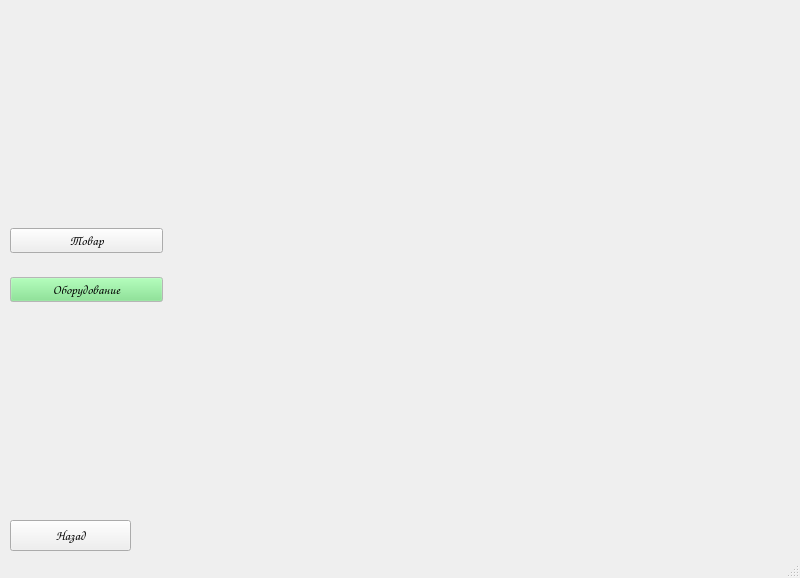
<?xml version="1.0" encoding="UTF-8"?>
<ui version="4.0">
 <class>MainWindow</class>
 <widget class="QMainWindow" name="MainWindow">
  <property name="geometry">
   <rect>
    <x>0</x>
    <y>0</y>
    <width>800</width>
    <height>578</height>
   </rect>
  </property>
  <property name="windowTitle">
   <string>MainWindow</string>
  </property>
  <widget class="QWidget" name="centralwidget">
   <widget class="QPushButton" name="back_btn">
    <property name="geometry">
     <rect>
      <x>10</x>
      <y>520</y>
      <width>121</width>
      <height>31</height>
     </rect>
    </property>
    <property name="font">
     <font>
      <family>Comic Sans MS</family>
      <pointsize>10</pointsize>
     </font>
    </property>
    <property name="text">
     <string>Назад</string>
    </property>
   </widget>
   <widget class="QWidget" name="horizontalLayoutWidget">
    <property name="geometry">
     <rect>
      <x>10</x>
      <y>10</y>
      <width>771</width>
      <height>511</height>
     </rect>
    </property>
    <layout class="QHBoxLayout" name="horizontalLayout" stretch="4,16">
     <item>
      <layout class="QVBoxLayout" name="verticalLayout">
       <property name="topMargin">
        <number>200</number>
       </property>
       <property name="bottomMargin">
        <number>200</number>
       </property>
       <item>
        <widget class="QPushButton" name="product_btn">
         <property name="font">
          <font>
           <family>Comic Sans MS</family>
           <pointsize>10</pointsize>
          </font>
         </property>
         <property name="text">
          <string>Товар</string>
         </property>
        </widget>
       </item>
       <item>
        <widget class="QPushButton" name="equipment_btn">
         <property name="palette">
          <palette>
           <active>
            <colorrole role="WindowText">
             <brush brushstyle="SolidPattern">
              <color alpha="255">
               <red>0</red>
               <green>0</green>
               <blue>0</blue>
              </color>
             </brush>
            </colorrole>
            <colorrole role="Button">
             <brush brushstyle="SolidPattern">
              <color alpha="255">
               <red>118</red>
               <green>227</green>
               <blue>131</blue>
              </color>
             </brush>
            </colorrole>
            <colorrole role="Light">
             <brush brushstyle="SolidPattern">
              <color alpha="255">
               <red>218</red>
               <green>255</green>
               <blue>222</blue>
              </color>
             </brush>
            </colorrole>
            <colorrole role="Midlight">
             <brush brushstyle="SolidPattern">
              <color alpha="255">
               <red>168</red>
               <green>241</green>
               <blue>176</blue>
              </color>
             </brush>
            </colorrole>
            <colorrole role="Dark">
             <brush brushstyle="SolidPattern">
              <color alpha="255">
               <red>59</red>
               <green>113</green>
               <blue>66</blue>
              </color>
             </brush>
            </colorrole>
            <colorrole role="Mid">
             <brush brushstyle="SolidPattern">
              <color alpha="255">
               <red>79</red>
               <green>151</green>
               <blue>87</blue>
              </color>
             </brush>
            </colorrole>
            <colorrole role="Text">
             <brush brushstyle="SolidPattern">
              <color alpha="255">
               <red>0</red>
               <green>0</green>
               <blue>0</blue>
              </color>
             </brush>
            </colorrole>
            <colorrole role="BrightText">
             <brush brushstyle="SolidPattern">
              <color alpha="255">
               <red>255</red>
               <green>255</green>
               <blue>255</blue>
              </color>
             </brush>
            </colorrole>
            <colorrole role="ButtonText">
             <brush brushstyle="SolidPattern">
              <color alpha="255">
               <red>0</red>
               <green>0</green>
               <blue>0</blue>
              </color>
             </brush>
            </colorrole>
            <colorrole role="Base">
             <brush brushstyle="SolidPattern">
              <color alpha="255">
               <red>255</red>
               <green>255</green>
               <blue>255</blue>
              </color>
             </brush>
            </colorrole>
            <colorrole role="Window">
             <brush brushstyle="SolidPattern">
              <color alpha="255">
               <red>255</red>
               <green>255</green>
               <blue>255</blue>
              </color>
             </brush>
            </colorrole>
            <colorrole role="Shadow">
             <brush brushstyle="SolidPattern">
              <color alpha="255">
               <red>0</red>
               <green>0</green>
               <blue>0</blue>
              </color>
             </brush>
            </colorrole>
            <colorrole role="AlternateBase">
             <brush brushstyle="SolidPattern">
              <color alpha="255">
               <red>186</red>
               <green>241</green>
               <blue>193</blue>
              </color>
             </brush>
            </colorrole>
            <colorrole role="ToolTipBase">
             <brush brushstyle="SolidPattern">
              <color alpha="255">
               <red>255</red>
               <green>255</green>
               <blue>220</blue>
              </color>
             </brush>
            </colorrole>
            <colorrole role="ToolTipText">
             <brush brushstyle="SolidPattern">
              <color alpha="255">
               <red>0</red>
               <green>0</green>
               <blue>0</blue>
              </color>
             </brush>
            </colorrole>
            <colorrole role="PlaceholderText">
             <brush brushstyle="SolidPattern">
              <color alpha="128">
               <red>0</red>
               <green>0</green>
               <blue>0</blue>
              </color>
             </brush>
            </colorrole>
           </active>
           <inactive>
            <colorrole role="WindowText">
             <brush brushstyle="SolidPattern">
              <color alpha="255">
               <red>0</red>
               <green>0</green>
               <blue>0</blue>
              </color>
             </brush>
            </colorrole>
            <colorrole role="Button">
             <brush brushstyle="SolidPattern">
              <color alpha="255">
               <red>118</red>
               <green>227</green>
               <blue>131</blue>
              </color>
             </brush>
            </colorrole>
            <colorrole role="Light">
             <brush brushstyle="SolidPattern">
              <color alpha="255">
               <red>218</red>
               <green>255</green>
               <blue>222</blue>
              </color>
             </brush>
            </colorrole>
            <colorrole role="Midlight">
             <brush brushstyle="SolidPattern">
              <color alpha="255">
               <red>168</red>
               <green>241</green>
               <blue>176</blue>
              </color>
             </brush>
            </colorrole>
            <colorrole role="Dark">
             <brush brushstyle="SolidPattern">
              <color alpha="255">
               <red>59</red>
               <green>113</green>
               <blue>66</blue>
              </color>
             </brush>
            </colorrole>
            <colorrole role="Mid">
             <brush brushstyle="SolidPattern">
              <color alpha="255">
               <red>79</red>
               <green>151</green>
               <blue>87</blue>
              </color>
             </brush>
            </colorrole>
            <colorrole role="Text">
             <brush brushstyle="SolidPattern">
              <color alpha="255">
               <red>0</red>
               <green>0</green>
               <blue>0</blue>
              </color>
             </brush>
            </colorrole>
            <colorrole role="BrightText">
             <brush brushstyle="SolidPattern">
              <color alpha="255">
               <red>255</red>
               <green>255</green>
               <blue>255</blue>
              </color>
             </brush>
            </colorrole>
            <colorrole role="ButtonText">
             <brush brushstyle="SolidPattern">
              <color alpha="255">
               <red>0</red>
               <green>0</green>
               <blue>0</blue>
              </color>
             </brush>
            </colorrole>
            <colorrole role="Base">
             <brush brushstyle="SolidPattern">
              <color alpha="255">
               <red>255</red>
               <green>255</green>
               <blue>255</blue>
              </color>
             </brush>
            </colorrole>
            <colorrole role="Window">
             <brush brushstyle="SolidPattern">
              <color alpha="255">
               <red>255</red>
               <green>255</green>
               <blue>255</blue>
              </color>
             </brush>
            </colorrole>
            <colorrole role="Shadow">
             <brush brushstyle="SolidPattern">
              <color alpha="255">
               <red>0</red>
               <green>0</green>
               <blue>0</blue>
              </color>
             </brush>
            </colorrole>
            <colorrole role="AlternateBase">
             <brush brushstyle="SolidPattern">
              <color alpha="255">
               <red>186</red>
               <green>241</green>
               <blue>193</blue>
              </color>
             </brush>
            </colorrole>
            <colorrole role="ToolTipBase">
             <brush brushstyle="SolidPattern">
              <color alpha="255">
               <red>255</red>
               <green>255</green>
               <blue>220</blue>
              </color>
             </brush>
            </colorrole>
            <colorrole role="ToolTipText">
             <brush brushstyle="SolidPattern">
              <color alpha="255">
               <red>0</red>
               <green>0</green>
               <blue>0</blue>
              </color>
             </brush>
            </colorrole>
            <colorrole role="PlaceholderText">
             <brush brushstyle="SolidPattern">
              <color alpha="128">
               <red>0</red>
               <green>0</green>
               <blue>0</blue>
              </color>
             </brush>
            </colorrole>
           </inactive>
           <disabled>
            <colorrole role="WindowText">
             <brush brushstyle="SolidPattern">
              <color alpha="255">
               <red>59</red>
               <green>113</green>
               <blue>66</blue>
              </color>
             </brush>
            </colorrole>
            <colorrole role="Button">
             <brush brushstyle="SolidPattern">
              <color alpha="255">
               <red>118</red>
               <green>227</green>
               <blue>131</blue>
              </color>
             </brush>
            </colorrole>
            <colorrole role="Light">
             <brush brushstyle="SolidPattern">
              <color alpha="255">
               <red>218</red>
               <green>255</green>
               <blue>222</blue>
              </color>
             </brush>
            </colorrole>
            <colorrole role="Midlight">
             <brush brushstyle="SolidPattern">
              <color alpha="255">
               <red>168</red>
               <green>241</green>
               <blue>176</blue>
              </color>
             </brush>
            </colorrole>
            <colorrole role="Dark">
             <brush brushstyle="SolidPattern">
              <color alpha="255">
               <red>59</red>
               <green>113</green>
               <blue>66</blue>
              </color>
             </brush>
            </colorrole>
            <colorrole role="Mid">
             <brush brushstyle="SolidPattern">
              <color alpha="255">
               <red>79</red>
               <green>151</green>
               <blue>87</blue>
              </color>
             </brush>
            </colorrole>
            <colorrole role="Text">
             <brush brushstyle="SolidPattern">
              <color alpha="255">
               <red>59</red>
               <green>113</green>
               <blue>66</blue>
              </color>
             </brush>
            </colorrole>
            <colorrole role="BrightText">
             <brush brushstyle="SolidPattern">
              <color alpha="255">
               <red>255</red>
               <green>255</green>
               <blue>255</blue>
              </color>
             </brush>
            </colorrole>
            <colorrole role="ButtonText">
             <brush brushstyle="SolidPattern">
              <color alpha="255">
               <red>59</red>
               <green>113</green>
               <blue>66</blue>
              </color>
             </brush>
            </colorrole>
            <colorrole role="Base">
             <brush brushstyle="SolidPattern">
              <color alpha="255">
               <red>255</red>
               <green>255</green>
               <blue>255</blue>
              </color>
             </brush>
            </colorrole>
            <colorrole role="Window">
             <brush brushstyle="SolidPattern">
              <color alpha="255">
               <red>255</red>
               <green>255</green>
               <blue>255</blue>
              </color>
             </brush>
            </colorrole>
            <colorrole role="Shadow">
             <brush brushstyle="SolidPattern">
              <color alpha="255">
               <red>0</red>
               <green>0</green>
               <blue>0</blue>
              </color>
             </brush>
            </colorrole>
            <colorrole role="AlternateBase">
             <brush brushstyle="SolidPattern">
              <color alpha="255">
               <red>118</red>
               <green>227</green>
               <blue>131</blue>
              </color>
             </brush>
            </colorrole>
            <colorrole role="ToolTipBase">
             <brush brushstyle="SolidPattern">
              <color alpha="255">
               <red>255</red>
               <green>255</green>
               <blue>220</blue>
              </color>
             </brush>
            </colorrole>
            <colorrole role="ToolTipText">
             <brush brushstyle="SolidPattern">
              <color alpha="255">
               <red>0</red>
               <green>0</green>
               <blue>0</blue>
              </color>
             </brush>
            </colorrole>
            <colorrole role="PlaceholderText">
             <brush brushstyle="SolidPattern">
              <color alpha="128">
               <red>0</red>
               <green>0</green>
               <blue>0</blue>
              </color>
             </brush>
            </colorrole>
           </disabled>
          </palette>
         </property>
         <property name="font">
          <font>
           <family>Comic Sans MS</family>
           <pointsize>10</pointsize>
          </font>
         </property>
         <property name="text">
          <string>Оборудование</string>
         </property>
        </widget>
       </item>
      </layout>
     </item>
     <item>
      <widget class="QStackedWidget" name="stackedWidget">
       <widget class="QWidget" name="equipment"/>
       <widget class="QWidget" name="product"/>
      </widget>
     </item>
    </layout>
   </widget>
  </widget>
  <widget class="QStatusBar" name="statusbar"/>
 </widget>
 <resources/>
 <connections/>
</ui>
